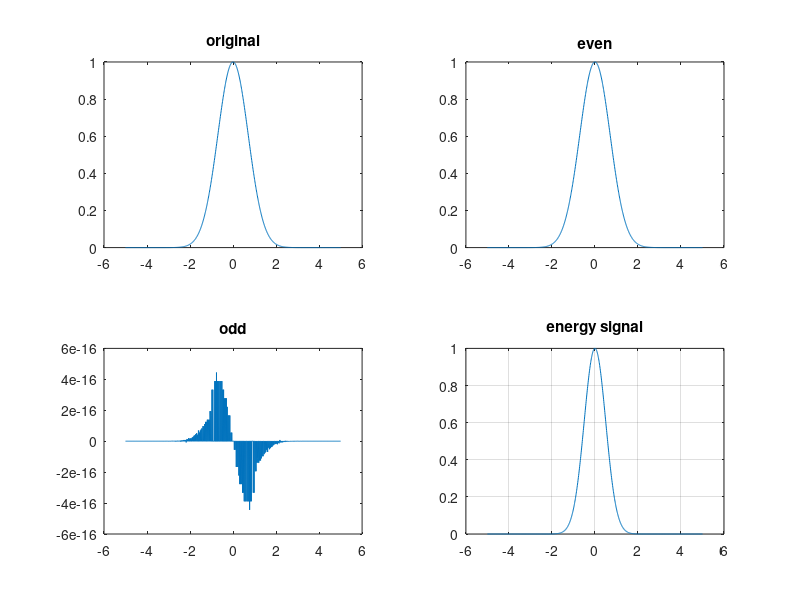

Here is the MATLAB script that generated this plot:
clc;
clear;
close all;
t = -5:0.01:5;
x = exp(-t.^2);
xe = (x + fliplr(x))/2;
xo = (x - fliplr(x))/2;
E = sum(x.^2)*0.01;
subplot(2,2,1);
plot(t,x);
title('original');
subplot(2,2,2);
plot(t,xe);
title('even');
subplot(2,2,3);
plot(t,xo);
title('odd');
subplot(2,2,4);
plot(t,x.^2);
title('energy signal');
grid on;
disp(['energy = ',num2str(E)]);
